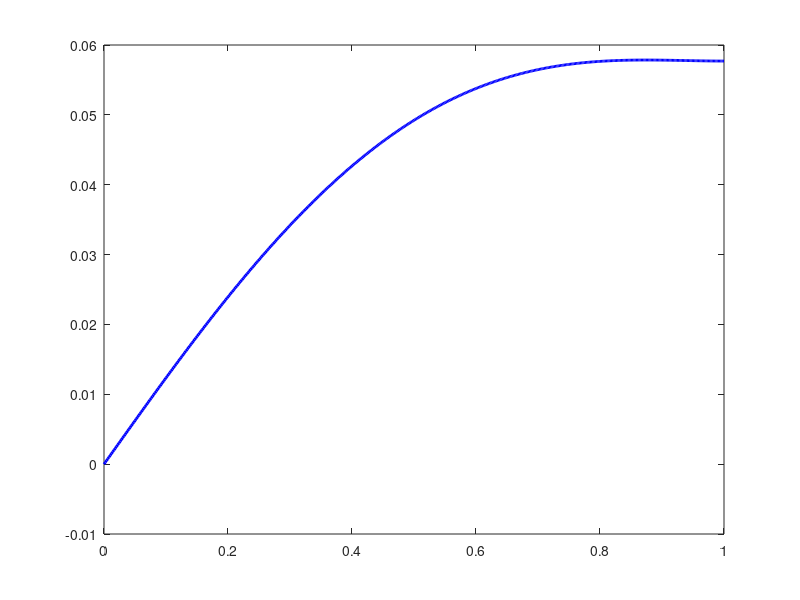

MATLAB code to generate this figure: (Note: this script raises an error after producing the figure.)
% demo of the finite element method for the problem 
%   -u'' + u = x(1-x), 0 < x < 1, u(0) = 0, u'(1) = 0


Nvec = [4 8];   % vector of N values we shall use
maxerr = zeros(size(Nvec));          % vector to hold the max errors for each N

% each pass of the following loop handles a new N value...
for j=1:length(Nvec)               
   N = Nvec(j);
   h = 1/(N+1);
   x = [1:N]*h;

% construct the stiffness matrix (integrals done by hand)
   K = (2/h)*eye(N+1) - (1/h)*diag(ones(N,1),1) - (1/h)*diag(ones(N,1),-1);
   K(N+1,N+1) = 1/h;
   K;
   
   % construct the mass matrix (integrals done by hand)
   M = (2*h/3)*eye(N+1) + (h/6)*diag(ones(N,1),1) + (h/6)*diag(ones(N,1),-1);
   M(N+1,N+1) = h/3;
   M;
   % construct the matrix A
   A=K+M;

% Compute vector f containtin (f,phi_j), where f(x) = x(1-x)

 f = zeros(N+1,1);   
 i = [1:N]';

  f = [-((h^2)*(2*h - 12*i + 12*h*(i.^2)))/12;
     -((h^2)*(h - 2))/12];
 
   c = A\f;
   c;

% plot the true solution
   xx = linspace(0,1,500)';     % finely spaced points between 0 and 1.
   %u = (1-xx.^2)/2;      % true solution
   u = -xx.^2+ xx-2 + (exp(1)*(2*exp(1)-1)*exp(-xx))/(1+exp(2)) +((exp(1)+2)*exp(xx))/(1+exp(2));      % true solution

   figure(1), clf
   
   plot(xx, u, 'b-','linewidth',2)
   hold on

% plot the approximation solution
   uN = zeros(size(xx));
   for k=0:N
      uN = uN + c(k+1)*hat(xx,k+1,N);
   end 
   plot(xx, uN, 'r-','linewidth',2)
   set(gca,'fontsize',16)
   xlabel('x')
   legend('true solution', 'u_N(x)',4)
   title(sprintf('N = %d', N))
  
% plot the error in the solution for this N 
   figure(2)
   plot(xx, u-uN, 'r-','linewidth',2)
   set(gca,'fontsize',16)
   xlabel('x')
   ylabel(' u(x) - u_N(x)')

% approximate the maximum error for this value of N
   maxerr(j) = max(abs(u - uN));
   
   input('hit return to continue')
end

% plot the maximum error
  figure(3), clf
  loglog(Nvec, maxerr, 'r.-', 'linewidth',2, 'markersize',20)
  hold on
  loglog(Nvec, Nvec.^(-2), 'b--', 'linewidth',2)
  legend('computed error', 'O(h^2) error') 
  set(gca,'fontsize',16);
  xlabel('N')
  ylabel('Maximum error in u_N')
